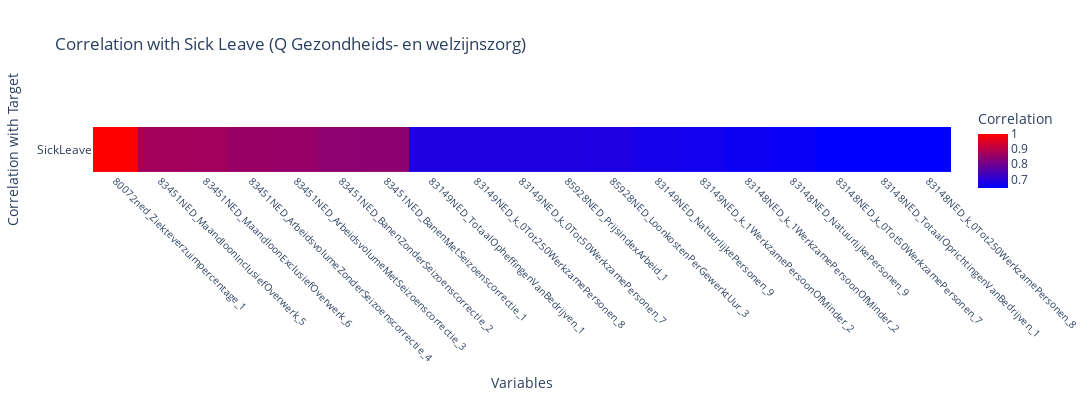
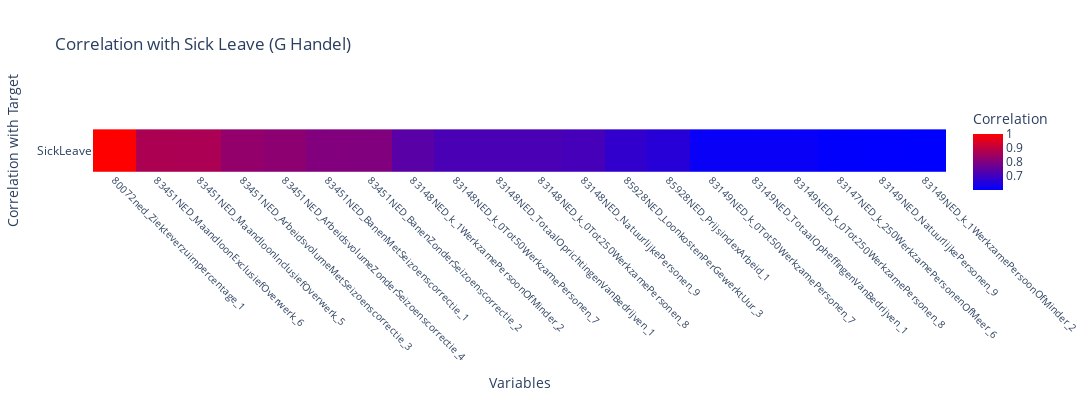
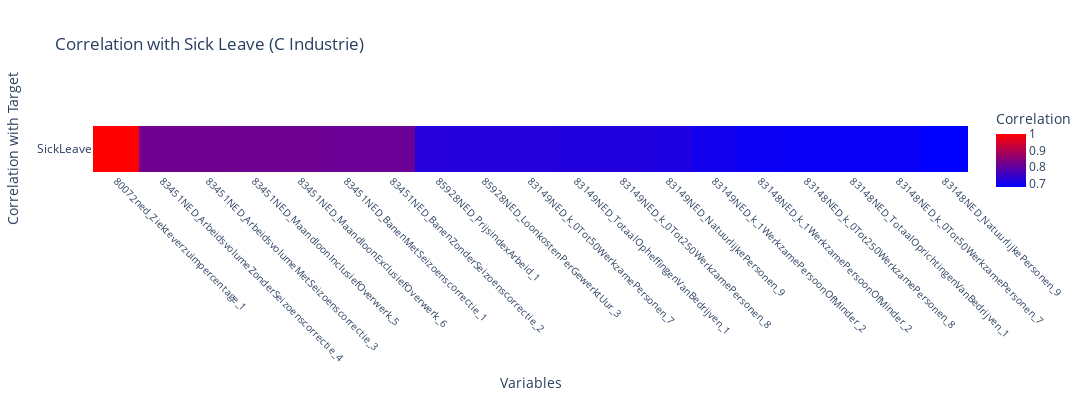

The cell these charts' notebook holds for them, in order:
### Code cell
import numpy as np
import plotly.express as px

# Filter the dataset for specific branches
branches = ['Q Gezondheids- en welzijnszorg', 'G Handel', 'C Industrie']
correlation_results = {}

for branch in branches:
    # Filter the data for the current branch
    branch_data = df[df['BedrijfstakkenBranchesSBI2008'].str.strip().str.lower() == branch.strip().lower()]
    
    # Select numeric columns and calculate correlation matrix
    numeric_branch = branch_data.select_dtypes(include=[np.number])
    correlation_matrix = numeric_branch.corr()
    
    # Focus on correlations with 80072ned_Ziekteverzuimpercentage_1
    correlation_with_target = correlation_matrix['80072ned_Ziekteverzuimpercentage_1'].sort_values(ascending=False)
    
    # Filter correlations with absolute value > 0.6
    significant_correlations = correlation_with_target[abs(correlation_with_target) > 0.6]
    
    # Save the correlations for this branch
    correlation_results[branch] = significant_correlations

    # Create a heatmap for significant correlations
    fig = px.imshow(
        significant_correlations.to_frame().T,  # Transpose to display as a heatmap
        labels=dict(x="Variables", y="Correlation with Target", color="Correlation"),
        x=significant_correlations.index,
        y=["SickLeave"],  # Single row heatmap
        title=f"Correlation with Sick Leave ({branch})",
        color_continuous_scale="Bluered",
        width=1200,  # Adjust plot width
        height=400   # Adjust plot height
    )
    
    # Adjust axis labels for readability
    fig.update_xaxes(tickangle=45, tickfont=dict(size=10))
    fig.show()

# Save correlation results for reference
output_path = r"C:\Users\c.hakker\OneDrive - VISTA college\Senior Stuff\Opleiding Data science\Data\significant_correlations_per_branch.xlsx"
with pd.ExcelWriter(output_path) as writer:
    for branch, correlations in correlation_results.items():
        correlations.to_excel(writer, sheet_name=branch)

print(f"Significant correlations saved to: {output_path}")

### Figure 1 — Plotly figure (JSON) as saved in the notebook; plotly's stock layout.template omitted (floating-point values rounded to 4 significant figures)
{"data": [{"coloraxis": "coloraxis", "hovertemplate": "Variables: %{x}<br>Correlation with Target: %{y}<br>Correlation: %{z}<extra></extra>", "name": "0", "type": "heatmap", "x": ["80072ned_Ziekteverzuimpercentage_1", "83451NED_MaandloonInclusiefOverwerk_5", "83451NED_MaandloonExclusiefOverwerk_6", "83451NED_ArbeidsvolumeZonderSeizoenscorrectie_4", "83451NED_ArbeidsvolumeMetSeizoenscorrectie_3", "83451NED_BanenZonderSeizoenscorrectie_2", "83451NED_BanenMetSeizoenscorrectie_1", "83149NED_TotaalOpheffingenVanBedrijven_1", "83149NED_k_0Tot250WerkzamePersonen_8", "83149NED_k_0Tot50WerkzamePersonen_7", "85928NED_PrijsindexArbeid_1", "85928NED_LoonkostenPerGewerktUur_3", "83149NED_NatuurlijkePersonen_9", "83149NED_k_1WerkzamePersoonOfMinder_2", "83148NED_k_1WerkzamePersoonOfMinder_2", "83148NED_NatuurlijkePersonen_9", "83148NED_k_0Tot50WerkzamePersonen_7", "83148NED_TotaalOprichtingenVanBedrijven_1", "83148NED_k_0Tot250WerkzamePersonen_8"], "xaxis": "x", "y": ["SickLeave"], "yaxis": "y", "z": [[1, 0.8707, 0.87, 0.8568, 0.854, 0.8432, 0.8407, 0.686, 0.686, 0.6851, 0.6842, 0.6822, 0.6724, 0.6685, 0.6591, 0.6571, 0.6425, 0.6424, 0.6424]]}], "layout": {"coloraxis": {"colorbar": {"title": {"text": "Correlation"}}, "colorscale": [[0, "rgb(0,0,255)"], [1, "rgb(255,0,0)"]]}, "height": 400, "title": {"text": "Correlation with Sick Leave (Q Gezondheids- en welzijnszorg)"}, "width": 1200, "xaxis": {"anchor": "y", "constrain": "domain", "domain": [0, 1], "scaleanchor": "y", "tickangle": 45, "tickfont": {"size": 10}, "title": {"text": "Variables"}}, "yaxis": {"anchor": "x", "autorange": "reversed", "constrain": "domain", "domain": [0, 1], "title": {"text": "Correlation with Target"}}}}

### Figure 2 — Plotly figure (JSON) as saved in the notebook; plotly's stock layout.template omitted (floating-point values rounded to 4 significant figures)
{"data": [{"coloraxis": "coloraxis", "hovertemplate": "Variables: %{x}<br>Correlation with Target: %{y}<br>Correlation: %{z}<extra></extra>", "name": "0", "type": "heatmap", "x": ["80072ned_Ziekteverzuimpercentage_1", "83451NED_MaandloonExclusiefOverwerk_6", "83451NED_MaandloonInclusiefOverwerk_5", "83451NED_ArbeidsvolumeMetSeizoenscorrectie_3", "83451NED_ArbeidsvolumeZonderSeizoenscorrectie_4", "83451NED_BanenMetSeizoenscorrectie_1", "83451NED_BanenZonderSeizoenscorrectie_2", "83148NED_k_1WerkzamePersoonOfMinder_2", "83148NED_k_0Tot50WerkzamePersonen_7", "83148NED_TotaalOprichtingenVanBedrijven_1", "83148NED_k_0Tot250WerkzamePersonen_8", "83148NED_NatuurlijkePersonen_9", "85928NED_LoonkostenPerGewerktUur_3", "85928NED_PrijsindexArbeid_1", "83149NED_k_0Tot50WerkzamePersonen_7", "83149NED_TotaalOpheffingenVanBedrijven_1", "83149NED_k_0Tot250WerkzamePersonen_8", "83147NED_k_250WerkzamePersonenOfMeer_6", "83149NED_NatuurlijkePersonen_9", "83149NED_k_1WerkzamePersoonOfMinder_2"], "xaxis": "x", "y": ["SickLeave"], "yaxis": "y", "z": [[1, 0.8705, 0.869, 0.8316, 0.8219, 0.8049, 0.8033, 0.741, 0.7176, 0.7174, 0.7174, 0.7109, 0.6807, 0.664, 0.6151, 0.6146, 0.6145, 0.605, 0.6042, 0.6025]]}], "layout": {"coloraxis": {"colorbar": {"title": {"text": "Correlation"}}, "colorscale": [[0, "rgb(0,0,255)"], [1, "rgb(255,0,0)"]]}, "height": 400, "title": {"text": "Correlation with Sick Leave (G Handel)"}, "width": 1200, "xaxis": {"anchor": "y", "constrain": "domain", "domain": [0, 1], "scaleanchor": "y", "tickangle": 45, "tickfont": {"size": 10}, "title": {"text": "Variables"}}, "yaxis": {"anchor": "x", "autorange": "reversed", "constrain": "domain", "domain": [0, 1], "title": {"text": "Correlation with Target"}}}}

### Figure 3 — Plotly figure (JSON) as saved in the notebook; plotly's stock layout.template omitted (floating-point values rounded to 4 significant figures)
{"data": [{"coloraxis": "coloraxis", "hovertemplate": "Variables: %{x}<br>Correlation with Target: %{y}<br>Correlation: %{z}<extra></extra>", "name": "0", "type": "heatmap", "x": ["80072ned_Ziekteverzuimpercentage_1", "83451NED_ArbeidsvolumeZonderSeizoenscorrectie_4", "83451NED_ArbeidsvolumeMetSeizoenscorrectie_3", "83451NED_MaandloonInclusiefOverwerk_5", "83451NED_MaandloonExclusiefOverwerk_6", "83451NED_BanenMetSeizoenscorrectie_1", "83451NED_BanenZonderSeizoenscorrectie_2", "85928NED_PrijsindexArbeid_1", "85928NED_LoonkostenPerGewerktUur_3", "83149NED_k_0Tot50WerkzamePersonen_7", "83149NED_TotaalOpheffingenVanBedrijven_1", "83149NED_k_0Tot250WerkzamePersonen_8", "83149NED_NatuurlijkePersonen_9", "83149NED_k_1WerkzamePersoonOfMinder_2", "83148NED_k_1WerkzamePersoonOfMinder_2", "83148NED_k_0Tot250WerkzamePersonen_8", "83148NED_TotaalOprichtingenVanBedrijven_1", "83148NED_k_0Tot50WerkzamePersonen_7", "83148NED_NatuurlijkePersonen_9"], "xaxis": "x", "y": ["SickLeave"], "yaxis": "y", "z": [[1, 0.8188, 0.8183, 0.8171, 0.8169, 0.8123, 0.8123, 0.7251, 0.7233, 0.7221, 0.721, 0.7209, 0.7165, 0.7015, 0.6929, 0.6905, 0.6905, 0.6905, 0.6785]]}], "layout": {"coloraxis": {"colorbar": {"title": {"text": "Correlation"}}, "colorscale": [[0, "rgb(0,0,255)"], [1, "rgb(255,0,0)"]]}, "height": 400, "title": {"text": "Correlation with Sick Leave (C Industrie)"}, "width": 1200, "xaxis": {"anchor": "y", "constrain": "domain", "domain": [0, 1], "scaleanchor": "y", "tickangle": 45, "tickfont": {"size": 10}, "title": {"text": "Variables"}}, "yaxis": {"anchor": "x", "autorange": "reversed", "constrain": "domain", "domain": [0, 1], "title": {"text": "Correlation with Target"}}}}
